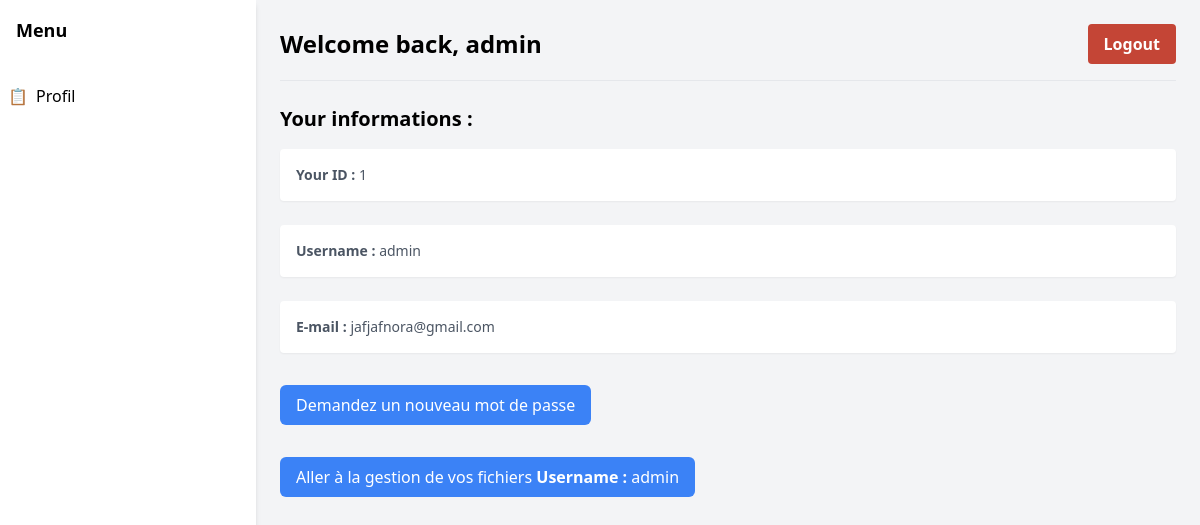
/user/user_settings_page/admin, run on the app's committed database.
### tables this page shows
CREATE TABLE users (
    id INTEGER PRIMARY KEY AUTOINCREMENT,
    username TEXT UNIQUE NOT NULL,
    password TEXT NOT NULL,
    email TEXT UNIQUE,              
    is_admin INTEGER DEFAULT 0       
);

### routes/user.py (the view)
@user_blueprint.route("/user_settings_page/<username>")
def user_settings_page(username):
    user_info = db_manager.get_user_infos(username)
    print(user_info)
    print(f"Current session: {dict(session)}")
    return render_template('user_settings_page.html', user_info=user_info)  #

### managers/database_manager.py (called while the page is built)
    def _connect(self):
        return sqlite3.connect(self.db_path)

    def get_user_infos(self, username):
        conn = self._connect()
        cursor = conn.cursor()
        cursor.execute('SELECT id, username, email, is_admin FROM users WHERE username = ?', (username,))
        infos = cursor.fetchone()
        conn.close()
        return infos

### templates/user_settings_page.html (shortened to what this page needs)
<!DOCTYPE html>
<html lang="fr">
  <head>
    <link
      href="{{ url_for('static', filename='output.css') }}"
      rel="stylesheet"
    />
  </head>
  <body class="bg-gray-100">
    <div class="flex min-h-screen">
      <div class="w-64 bg-white shadow-md">
        <div class="p-4">
          <h1 class="text-lg font-bold">Menu</h1>
        </div>
        <nav class="mt-4">
          <ul>
            <li class="p-2 hover:bg-gray-200">
              <a href="#" class="flex items-center space-x-2">
                <span>📋</span>
                <span>Profil</span>
              </a>
            </li>
          </ul>
        </nav>
      </div>
      <div class="flex-1 p-6">
        <header class="flex justify-between items-center pb-4 border-b">
          <h1 class="text-2xl font-bold">Welcome back, {{ user_info[1] }}</h1>
          <button
            onclick="location.href='/logout'"
            class="btn-custom text-white px-4 py-2 rounded-md"
          >
            Logout
          </button>
        </header>
        <div class="mt-6">
          <h2 class="text-xl font-semibold mb-4">Your informations :</h2>
          <div class="space-y-4">
            <div class="p-4 bg-white rounded shadow-sm">
              <p class="text-sm text-gray-600">
                <strong>Your ID :</strong> {{ user_info[0] }}
              </p>
            </div>
          </div>
        </div>
        <div class="mt-6">
          <div class="space-y-4">
            <div class="p-4 bg-white rounded shadow-sm">
              <p class="text-sm text-gray-600">
                <strong>Username :</strong> {{ user_info[1] }}
              </p>
            </div>
          </div>
        </div>
        <div class="mt-6">
          <div class="space-y-4">
            <div class="p-4 bg-white rounded shadow-sm">
              <p class="text-sm text-gray-600">
                <strong>E-mail :</strong> {{ user_info[2] }}
              </p>
            </div>
          </div>
        </div>
        <div class="mt-8">
          <button
            onclick="document.getElementById('confirmationModal').classList.remove('hidden')"
            class="bg-blue-500 text-white px-4 py-2 rounded-md"
          >
            Demandez un nouveau mot de passe
          </button>
        </div>
        <div class="mt-8">
          <button
            onclick="location.href='{{ url_for('file.file_page', username=user_info[1]) }}'"
            class="bg-blue-500 text-white px-4 py-2 rounded-md"
          >
            Aller à la gestion de vos fichiers
            <strong>Username :</strong> {{ user_info[1] }}
          </button>
        </div>
      </div>
    </div>
  </body>
</html>

### data on the page
users: username "admin", id "1", email "jafjafnora@gmail.com"
